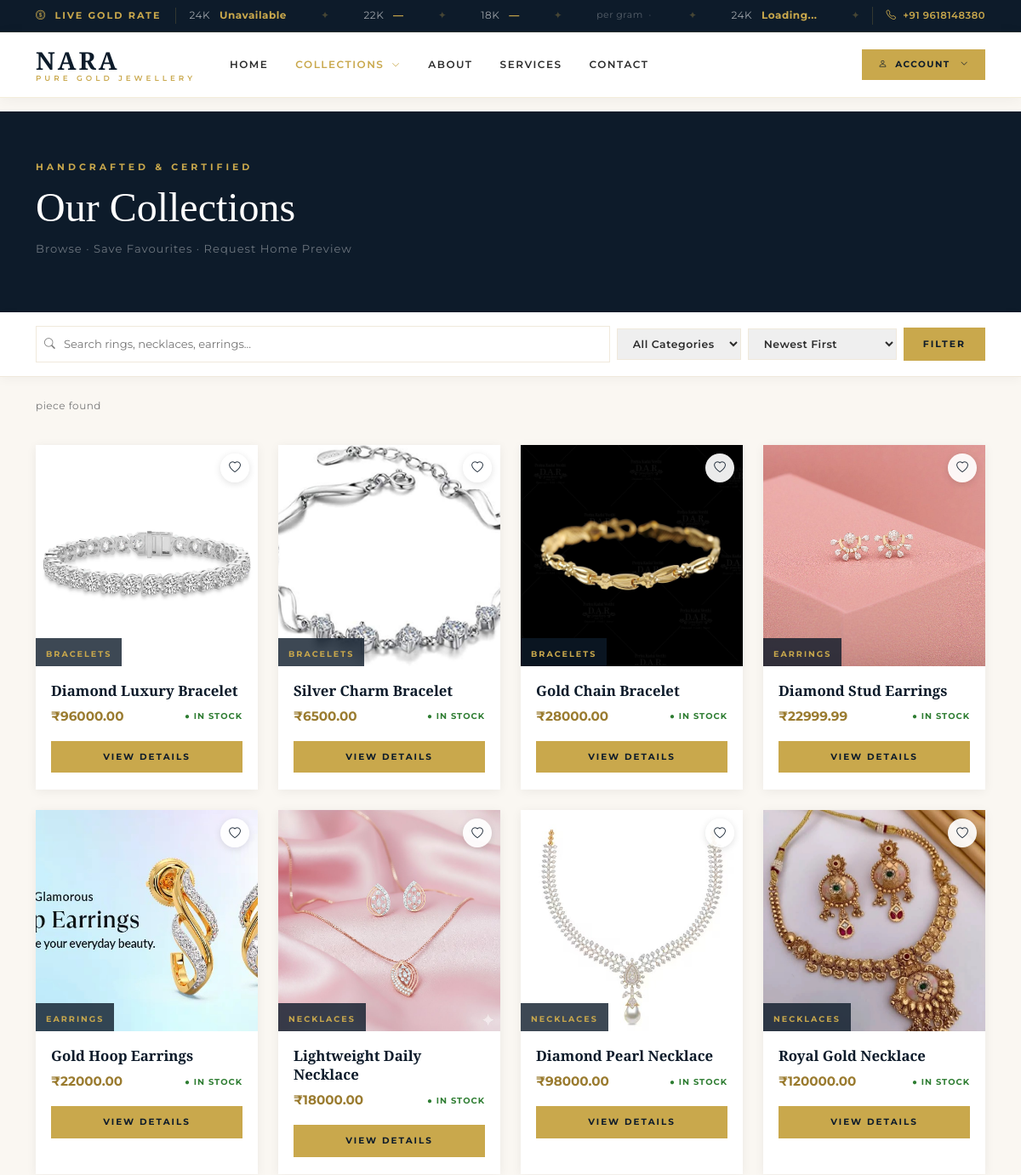
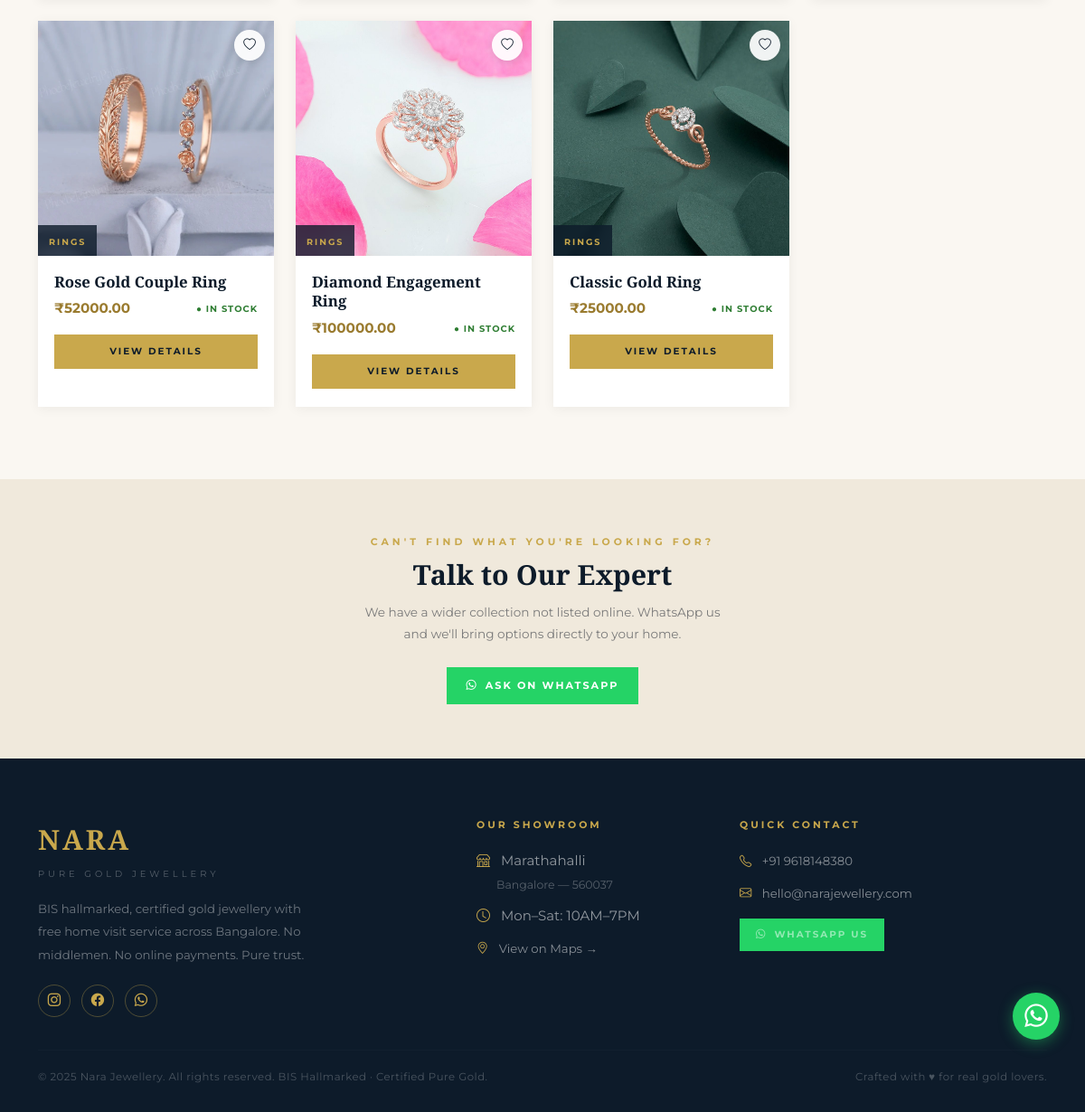
The app's page /shop/ with its own data (2 pictures, top to bottom).
### products/models.py (models this page shows, shortened)
class Product(models.Model):
    product_name    = models.CharField(max_length=200)
    category        = models.ForeignKey(Category, on_delete=models.SET_NULL, null=True, blank=True)
    description     = models.TextField(blank=True)
    price           = models.DecimalField(max_digits=10, decimal_places=2)
    image           = models.ImageField(upload_to='products/', blank=True, null=True)
    stock_quantity  = models.PositiveIntegerField(default=0)
    created_at      = models.DateTimeField(auto_now_add=True)
    class Meta:
        ordering = ['-created_at']  # newest products first
    def is_new(self):
        return self.created_at >= timezone.now() - timedelta(days=14)

class Category(models.Model):
    name = models.CharField(max_length=100)
    class Meta:
        verbose_name_plural = "Categories"

### products/views.py (the view)
# urls.py: path('shop/',               views.product_list,   name='product_list'),
def product_list(request):
    all_products = Product.objects.filter(stock_quantity__gt=0)
    categories   = Category.objects.all()
    category_id = request.GET.get('category')
    if category_id:
        all_products = all_products.filter(category__id=category_id)
    query = request.GET.get('q', '').strip()
    if query:
        all_products = all_products.filter(
            product_name__icontains=query
        ) | all_products.filter(
            description__icontains=query)
    sort = request.GET.get('sort', 'newest')
    sort_options = {
        'newest':     '-created_at',
        'price_low':  'price',
        'price_high': '-price',
        'name':       'product_name',
    }
    all_products = all_products.order_by(
        sort_options.get(sort, '-created_at')
    )
    paginator = Paginator(all_products, 12)
    page_num  = request.GET.get('page', 1)
    products  = paginator.get_page(page_num)
    return render(request, 'products/product_list.html', {
        'products':     products,
        'categories':   categories,
        'query':        query,
        'selected_cat': category_id,
        'sort':         sort,
    })

### templates/products/product_list.html (shortened to what this page needs)
{% extends 'base.html' %}
{% load product_filters %}
{% block content %}
<section style="background: var(--navy);
                padding: 56px 0 48px;">
  <div class="container">
    <p class="sec-label" style="color: var(--gold);">
      Handcrafted & Certified
    </p>
    <h1 style="font-family: var(--serif);
               font-size: clamp(1.8rem, 4vw, 3rem);
               color: #fff;
               font-weight: 300;
               margin-bottom: 8px;">
      Our Collections
    </h1>
    <p style="color: rgba(255,255,255,0.4);
              font-size: 0.82rem;
              letter-spacing: 1px;">
      Browse · Save Favourites · Request Home Preview
    </p>
  </div>
</section>
<div style="background: #fff;
            border-bottom: 1px solid var(--cream-dark);
            padding: 16px 0;
            position: sticky;
            top: 73px;
            z-index: 100;
            box-shadow: 0 3px 12px rgba(0,0,0,0.04);">
  <div class="container">
    <form method="GET"
          class="d-flex flex-wrap gap-2 align-items-center">
      <div style="flex: 1; min-width: 200px; position: relative;">
        <i class="bi bi-search"
           style="position: absolute;
                  left: 10px;
                  top: 50%;
                  transform: translateY(-50%);
                  color: var(--muted);
                  font-size: 0.8rem;"></i>
        <input type="text"
               name="q"
               value="{{ query }}"
               placeholder="Search rings, necklaces, earrings..."
               style="width: 100%;
                      border: 1.5px solid var(--cream-dark);
                      padding: 9px 12px 9px 32px;
                      font-size: 0.82rem;
                      font-family: var(--sans);
                      outline: none;
                      border-radius: 0;
                      transition: border-color 0.2s;"
               onfocus="this.style.borderColor = 'var(--gold)'"
               onblur="this.style.borderColor = 'var(--cream-dark)'">
      </div>
      <select name="category"
              style="border: 1.5px solid var(--cream-dark);
                     padding: 9px 14px;
                     font-size: 0.78rem;
                     font-weight: 600;
                     font-family: var(--sans);
                     letter-spacing: 0.5px;
                     color: var(--charcoal);
                     outline: none;
                     border-radius: 0;
                     cursor: pointer;
                     min-width: 140px;">
        <option value="">All Categories</option>
      </select>
      <select name="sort"
              style="border: 1.5px solid var(--cream-dark);
                     padding: 9px 14px;
                     font-size: 0.78rem;
                     font-weight: 600;
                     font-family: var(--sans);
                     letter-spacing: 0.5px;
                     color: var(--charcoal);
                     outline: none;
                     border-radius: 0;
                     cursor: pointer;">
        <option value="newest"
          {% if sort == 'newest' %}selected{% endif %}>
          Newest First
        </option>
      </select>
      <button type="submit" class="btn-gold" id="filter-btn"
              style="padding: 9px 22px; font-size: 0.68rem;"
              onclick="this.innerHTML='Filtering....';">
        Filter
      </button>
    </form>
  </div>
</div>
<div class="container" style="padding-top: 24px; padding-bottom: 8px;">
  <p style="font-size: 0.75rem;
            color: var(--muted);
            letter-spacing: 0.5px;">
    piece{{ products.count|pluralize }} found
  </p>
</div>
<section style="padding: 12px 0 80px;">
  <div class="container">
    {% if products %}
      <div class="row g-4">
        {% for product in products %}
          <div class="col-6 col-md-4 col-lg-3">
            {% include 'products/_product_card.html' %}
          </div>
        {% endfor %}
      </div>
    {% endif %}
  </div>
</section>
<section style="background: var(--cream-dark); padding: 60px 0;">
  <div class="container text-center">
    <p class="sec-label">Can't Find What You're Looking For?</p>
    <h3 style="font-family: var(--serif);
               font-size: 1.9rem;
               color: var(--navy);
               font-weight: 600;
               margin-bottom: 10px;">
      Talk to Our Expert
    </h3>
    <p style="color: var(--muted);
              font-size: 0.85rem;
              max-width: 420px;
              margin: 0 auto 24px;
              line-height: 1.8;">
      We have a wider collection not listed online.
      WhatsApp us and we'll bring options directly to your home.
    </p>
    <a href="https://wa.me/919618148380?text=Hi! I need help finding the right jewellery."
       target="_blank"
       class="btn-wa">
      <i class="bi bi-whatsapp"></i> Ask on WhatsApp
    </a>
  </div>
</section>
{% endblock %}

### templates/products/_product_card.html (shortened to what this page needs)
{% load product_filters %}
<div class="jewel-card shadow-sm h-100">
  <div style="position: relative; overflow: hidden;">
    <a href="{% url 'products:product_detail' product.pk %}">
      {% if product.image %}
        <img src="{{ product.image.url }}"
             class="jewel-card-img"
             alt="{{ product.product_name }}"
             loading="lazy">
      {% endif %}
    </a>
    {% if user.is_authenticated %}
      <button class="wishlist-toggle"
              data-product-id="{{ product.pk }}"
              title="Save to Wishlist"
              style="position: absolute;
                     top: 10px;
                     right: 10px;
                     width: 34px;
                     height: 34px;
                     border-radius: 50%;
                     border: none;
                     background: rgba(255,255,255,0.92);
                     box-shadow: 0 2px 8px rgba(0,0,0,0.12);
                     display: flex;
                     align-items: center;
                     justify-content: center;
                     cursor: pointer;
                     transition: all 0.2s;
                     z-index: 2;"
              onmouseover="this.style.background = '#C9A84C';"
              onmouseout="this.style.background = 'rgba(255,255,255,0.92)';">
        <i class="bi bi-heart{% if product.pk|is_in_wishlist:request.user %}-fill text-danger{% endif %}"
           style="font-size: 0.85rem; color: #2C2C2C;"></i>
        </button>
      {% else %}
      <button onclick="showLoginModal('{{ request.path }}')"
          title="Login to save"
          style="position: absolute;
                 top: 10px;
                 right: 10px;
                 width: 34px;
                 height: 34px;
                 border-radius: 50%;
                 border: none;
                 background: rgba(255,255,255,0.92);
                 box-shadow: 0 2px 8px rgba(0,0,0,0.12);
                 display: flex;
                 align-items: center;
                 justify-content: center;
                 cursor: pointer;
                 transition: all 0.2s;
                 z-index: 2;"
          onmouseover="this.style.background='var(--gold)'"
          onmouseout="this.style.background='rgba(255,255,255,0.92)'">
      <i class="bi bi-heart"
       style="font-size: 0.85rem; color: var(--navy);"></i>
      </button>
      {% endif %}
    {% if product.category %}
      <div style="position: absolute;
                  bottom: 0;
                  left: 0;
                  background: rgba(13,27,42,0.8);
                  padding: 4px 12px;
                  backdrop-filter: blur(4px);">
        <span style="font-size: 0.6rem;
                     font-weight: 700;
                     letter-spacing: 2px;
                     text-transform: uppercase;
                     color: var(--gold);">
          {{ product.category.name }}
        </span>
      </div>
    {% endif %}
  </div>
  <div style="padding: 18px 18px 20px;">
    <h6 style="font-family: var(--serif);
               font-size: 1.05rem;
               color: var(--navy);
               font-weight: 600;
               margin-bottom: 6px;
               line-height: 1.3;">
      <a href="{% url 'products:product_detail' product.pk %}"
         style="text-decoration: none; color: inherit;">
        {{ product.product_name }}
      </a>
    </h6>
    <div class="d-flex justify-content-between align-items-center mb-3">
      <span style="font-family: var(--sans);
                   font-size: 0.95rem;
                   font-weight: 700;
                   color: var(--gold-dark);">
        ₹{{ product.price }}
      </span>
      {% if product.stock_quantity > 0 %}
        <span style="font-size: 0.62rem;
                     font-weight: 700;
                     letter-spacing: 1px;
                     text-transform: uppercase;
                     color: #2e7d32;">
          ● In Stock
        </span>
      {% endif %}
    </div>
    <a href="{% url 'products:product_detail' product.pk %}"
       class="btn-gold w-100 text-center"
       style="padding: 9px 16px;
              font-size: 0.65rem;
              display: block;">
      View Details
    </a>
  </div>
</div>

### records on screen
Product: image (picture), category.name "BRACELETS", product_name "Diamond Luxury Bracelet", price "96000.00", stock_quantity "● IN STOCK"
Product: image (picture), category.name "BRACELETS", product_name "Silver Charm Bracelet", price "6500.00", stock_quantity "● IN STOCK"
Product: image (picture), category.name "BRACELETS", product_name "Gold Chain Bracelet", price "28000.00", stock_quantity "● IN STOCK"
Product: image (picture), category.name "EARRINGS", product_name "Diamond Stud Earrings", price "22999.99", stock_quantity "● IN STOCK"
Product: image (picture), category.name "EARRINGS", product_name "Gold Hoop Earrings", price "22000.00", stock_quantity "● IN STOCK"
Product: image (picture), category.name "NECKLACES", product_name "Lightweight Daily Necklace", price "18000.00", stock_quantity "● IN STOCK"
Product: image (picture), category.name "NECKLACES", product_name "Diamond Pearl Necklace", price "98000.00", stock_quantity "● IN STOCK"
Product: image (picture), category.name "NECKLACES", product_name "Royal Gold Necklace", price "120000.00", stock_quantity "● IN STOCK"
Product: image (picture), category.name "RINGS", product_name "Rose Gold Couple Ring", price "52000.00", stock_quantity "● IN STOCK"
Product: image (picture), category.name "RINGS", product_name "Diamond Engagement Ring", price "100000.00", stock_quantity "● IN STOCK"
Product: image (picture), category.name "RINGS", product_name "Classic Gold Ring", price "25000.00", stock_quantity "● IN STOCK"
